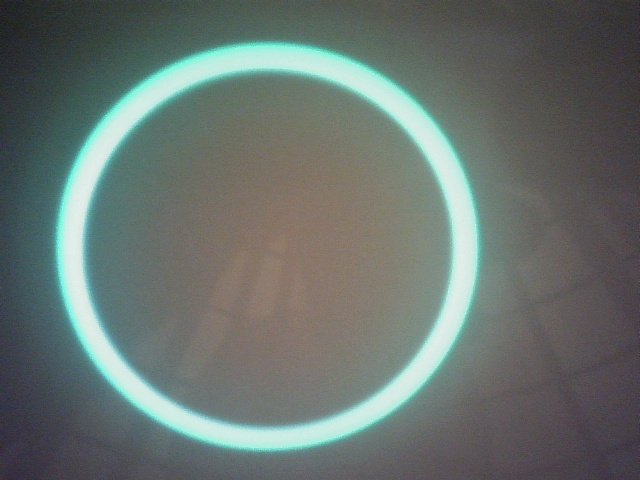
#> input picture pythonProject2/captured_image.jpg, 640 x 480 px
$ python -i can_bang_sang3.py   (imports and definitions only)
#> lines starting #> are read from the running program, lines starting #| are printed output that depends on the picture; after the words box and inside, x2 and y2 are one past the last pixel; in counts of white or black regions, pixels touching at a corner belong together
#> further down, picture is the input picture: shape (480, 640, 3); mean B, G, R 110, 114.3, 103.8
import cv2
import numpy as np


# [48 lines left out: functions circle_detection, calculator_color, not called in this run]


led_text = ""


def detect_and_draw_circles(image):
    global led_text
    gray = cv2.cvtColor(image, cv2.COLOR_BGR2GRAY)
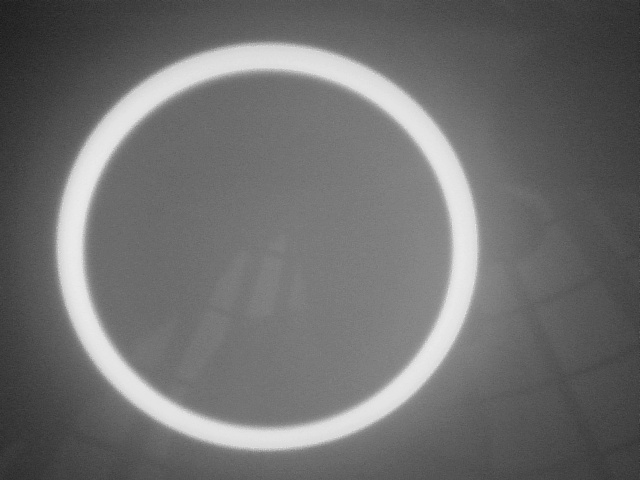
#> gray: shape (480, 640); min 27, max 237, mean 110.7
    gray_blur = cv2.GaussianBlur(gray, (5, 5), 0)
    circles = cv2.HoughCircles(gray_blur, cv2.HOUGH_GRADIENT, 1, 20, param1=50, param2=30, minRadius=0, maxRadius=0)
#> circles = 18 rows, first 8: [276.5, 246.5, 201.1], [254.5, 244.5, 198.2], [267.5, 228.5, 220.7], [263.5, 263.5, 221.7], [297.5, 238.5, 179], [243.5, 274.5, 216.7], [282.5, 274.5, 210.1], [244.5, 226.5, 213.4]

    if circles is not None:
        circles = np.round(circles[0, :]).astype(int)
#> circles = 18 rows, first 8: [276, 246, 201], [254, 244, 198], [268, 228, 221], [264, 264, 222], [298, 238, 179], [244, 274, 217], [282, 274, 210], [244, 226, 213]

        if len(circles) >= 4:
            points = circles[:4, :2]  # Lấy tọa độ 4 điểm đầu tiên
#> points = [[276, 246], [254, 244], [268, 228], [264, 264]]
            for i, (x, y, r) in enumerate(circles):
                # cv2.circle(image, (x, y), r, (0, 0, 255), 3)
                cv2.circle(image, (x, y), 2, (255, 0, 0), 3, cv2.LINE_AA)
#> this loop made 18 passes
#> (x, y, r) on passes 1 to 12: (276, 246, 201), (254, 244, 198), (268, 228, 221), (264, 264, 222), (298, 238, 179), (244, 274, 217), (282, 274, 210), (244, 226, 213), (286, 222, 214), (234, 244, 178), (298, 258, 176), (270, 208, 218)
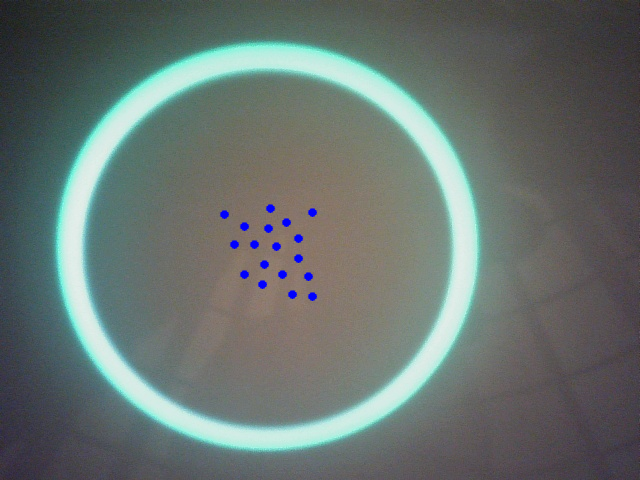
#> image: shape (480, 640, 3); 0.48% of pixels changed, all inside (x1, y1, x2, y2) = (219, 204, 318, 301)

            # [7 lines of commented-out code are left out]
            average_point = np.mean(points, axis=0).astype(int)
#> average_point = [265, 245]
            # cv2.circle(image, tuple(average_point), 5, (255, 0, 255), -1)

            # Thiết lập tọa độ Oxy dựa vào tâm
            relative_points = points - average_point
#> relative_points = [[11, 1], [-11, -1], [3, -17], [-1, 19]]

            # Hiển thị tọa độ của cả 4 chấm xanh dương và văn bản LED tương ứng
            for i, (x, y) in enumerate(relative_points):
                text = f"({x}, {y})"
                # cv2.putText(image, text, tuple(points[i]), cv2.FONT_HERSHEY_SIMPLEX, 0.5, (0, 0, 255), 2, cv2.LINE_AA)

                if x < 0 < y:
                    led_text = "1"
                elif x < 0 and y < 0:
                    led_text = "2"
                elif x > 0 and y > 0:
                    led_text = "3"
                elif x > 0 > y:
                    led_text = "4"

                cv2.putText(image, led_text, tuple(points[i]), cv2.FONT_HERSHEY_SIMPLEX, 1.0, (0, 165, 255), 2,
                            cv2.LINE_AA)

                # Cắt ảnh gốc từ tâm của từng tọa độ LED
                radius = circles[i][2]
                diameter = 2 * radius
                center = tuple(circles[i][:2])
                x1 = center[0] - radius - 5
                y1 = center[1] - radius - 5
                x2 = center[0] + radius + 5
                y2 = center[1] + radius + 5
                cropped_img = image[y1:y2, x1:x2]
                # In số lượng pixel vùng trắng của ảnh cắt
                white_pixels = np.sum(cropped_img == [255, 255, 255])
                print(f"Số lượng pixel vùng trắng của ảnh cắt {led_text}: {white_pixels}")

                if white_pixels < 1000:
                    print(f"Trạng thái LED {led_text}: OFF")
                    cv2.putText(image, "OFF", tuple(points[i]), cv2.FONT_HERSHEY_SIMPLEX, 1.0, (0, 165, 255), 2,
                                cv2.LINE_AA)
                elif white_pixels > 1000:
                    print(f"Trạng thái LED {led_text}: ON")
                    cv2.putText(image, "ON", tuple(points[i]), cv2.FONT_HERSHEY_SIMPLEX, 1.0, (0, 165, 255), 2,
                                cv2.LINE_AA)
                else:
                    print(f"Trạng thái LED {led_text}: Không xác định được")
#> this loop made 4 passes
#> (x, y, led_text, radius, diameter, center, x1, y1) on passes 1 to 4: (11, 1, '3', 201, 402, (276, 246), 70, 40), (-11, -1, '2', 198, 396, (254, 244), 51, 41), (3, -17, '4', 221, 442, (268, 228), 42, 2), (-1, 19, '1', 222, 444, (264, 264), 37, 37)
#| Số lượng pixel vùng trắng của ảnh cắt 3: 740
#| Trạng thái LED 3: OFF
#| Số lượng pixel vùng trắng của ảnh cắt 2: 1176
#| Trạng thái LED 2: ON
#| Số lượng pixel vùng trắng của ảnh cắt 4: 1437
#| Trạng thái LED 4: ON
#| Số lượng pixel vùng trắng của ảnh cắt 1: 1726
#| Trạng thái LED 1: ON
#> pass 1, in detect_and_draw_circles, `cropped_img = image[y1:y2, x1:x2]`:
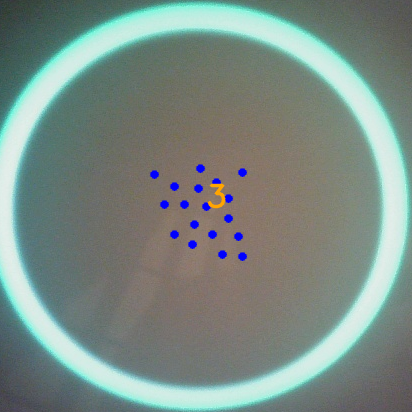
#> cropped_img: shape (412, 412, 3); mean B, G, R 132.5, 139.3, 123.5
#> pass 2, in detect_and_draw_circles, `cropped_img = image[y1:y2, x1:x2]`:
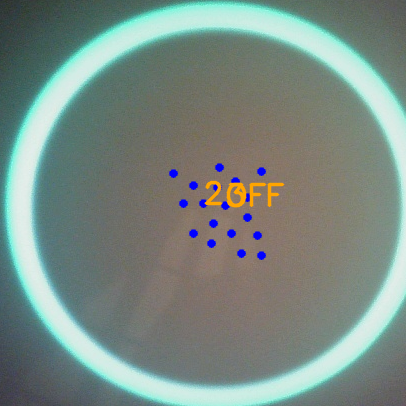
#> cropped_img: shape (406, 406, 3); mean B, G, R 131.1, 138.4, 122.2
#> pass 3, in detect_and_draw_circles, `cropped_img = image[y1:y2, x1:x2]`:
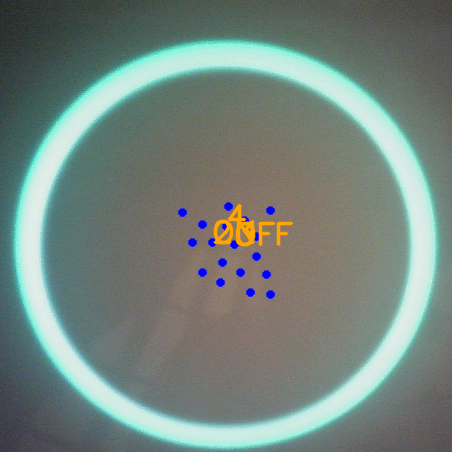
#> cropped_img: shape (452, 452, 3); mean B, G, R 125.2, 132.3, 116.6
#> after the loop:
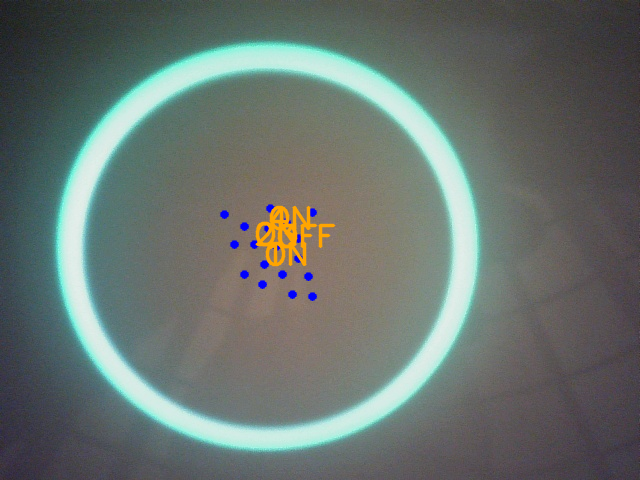
#> image: shape (480, 640, 3); 0.79% of pixels changed, all inside (x1, y1, x2, y2) = (255, 205, 336, 267)

                # cv2.imshow(f"Cropped LED {led_text}", cropped_img)

    return image


# [27 lines left out: function main, not called in this run]


# [2 lines not run here, left out]

>>> import cv2
>>> picture = cv2.imread('captured_image.jpg')
>>> result = detect_and_draw_circles(picture)

$ run again, on pythonProject2/LED_OFF.jpg
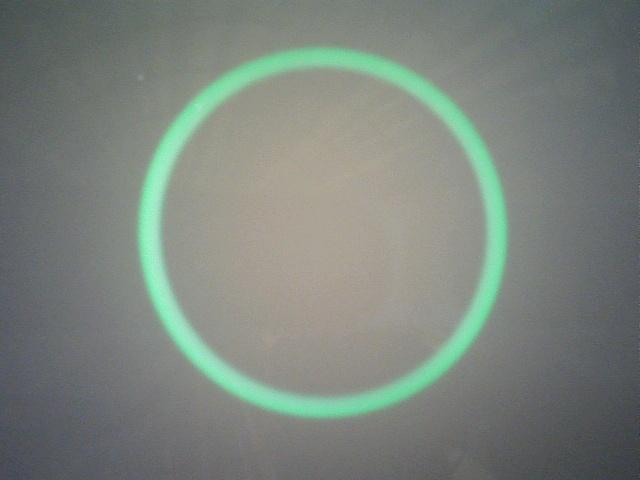
#> input picture pythonProject2/LED_OFF.jpg, 640 x 480 px
#> picture is the input picture: shape (480, 640, 3); mean B, G, R 124.7, 131.6, 123.5
#> in detect_and_draw_circles, `circles = cv2.HoughCircles(gray_blur, cv2.HOUGH_GRADIENT, 1, 20, param..`: circles = 13 rows, first 8: [322.5, 231.5, 183.7], [342.5, 217.5, 187.1], [334.5, 249.5, 164.8], [307.5, 249.5, 161.2], [305.5, 217.5, 163.1], [355.5, 251.5, 202.6], [362.5, 231.5, 203.1], [275.5, 237.5, 210.3]
#> in detect_and_draw_circles, `circles = np.round(circles[0, :]).astype(int)`: circles = 13 rows, first 8: [322, 232, 184], [342, 218, 187], [334, 250, 165], [308, 250, 161], [306, 218, 163], [356, 252, 203], [362, 232, 203], [276, 238, 210]
#> points = [[322, 232], [342, 218], [334, 250], [308, 250]]
#> the loop in detect_and_draw_circles, `for i, (x, y, r) in enumerate(circles):` made 13 passes
#> after the loop in detect_and_draw_circles, `for i, (x, y, r) in enumerate(circles):`:
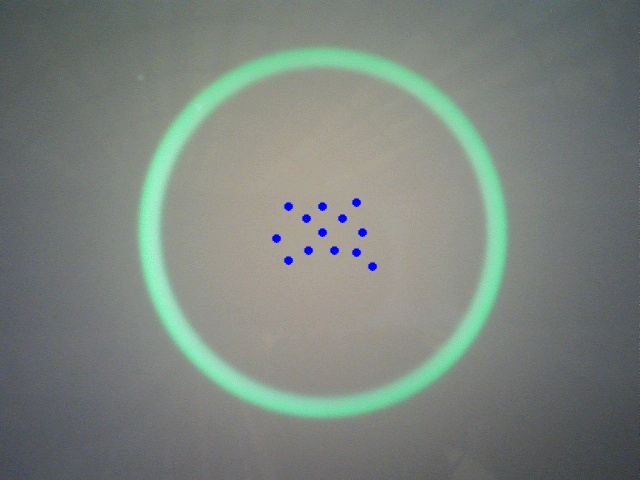
#> image: shape (480, 640, 3); 0.35% of pixels changed, all inside (x1, y1, x2, y2) = (271, 198, 378, 271)
#> average_point = [326, 237]
#> relative_points = [[-4, -5], [16, -19], [8, 13], [-18, 13]]
#> the loop in detect_and_draw_circles, `for i, (x, y) in enumerate(relative_points):` made 4 passes
#> (x, y, led_text, radius, diameter, center, x1, y1) on passes 1 to 4: (-4, -5, '2', 184, 368, (322, 232), 133, 43), (16, -19, '4', 187, 374, (342, 218), 150, 26), (8, 13, '3', 165, 330, (334, 250), 164, 80), (-18, 13, '1', 161, 322, (308, 250), 142, 84)
#> (printed output is left out)
#> after the loop in detect_and_draw_circles, `for i, (x, y) in enumerate(relative_points):`:
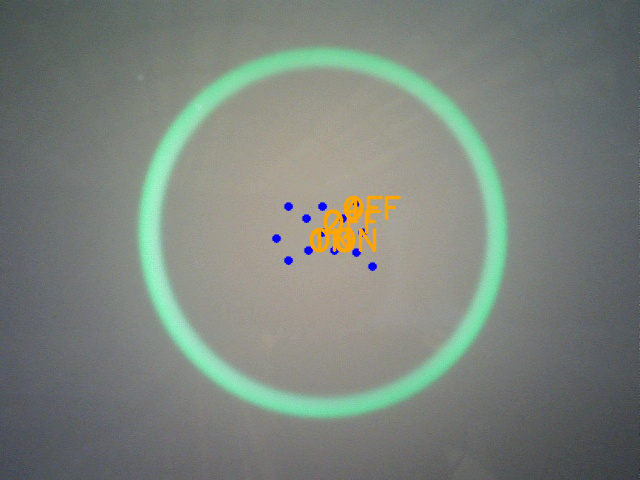
#> image: shape (480, 640, 3); 0.85% of pixels changed, all inside (x1, y1, x2, y2) = (309, 195, 402, 253)

$ run again, on pythonProject2/LED_ON.jpg
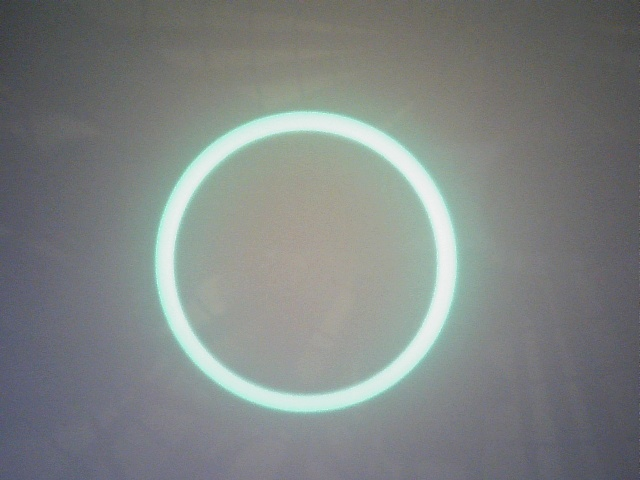
#> input picture pythonProject2/LED_ON.jpg, 640 x 480 px
#> picture is the input picture: shape (480, 640, 3); mean B, G, R 130.4, 131.6, 126.5
#> in detect_and_draw_circles, `circles = cv2.HoughCircles(gray_blur, cv2.HOUGH_GRADIENT, 1, 20, param..`: circles = [[305.5, 263.5, 131.5], [289.5, 248.5, 131.2], [320.5, 247.5, 130.5], [290.5, 283.5, 156.7], [327.5, 271.5, 127.6], [320.5, 227.5, 114.1], [341.5, 233.5, 105.9], [277.5, 231.5, 110.5], [323.5, 291.5, 98.2]]
#> in detect_and_draw_circles, `circles = np.round(circles[0, :]).astype(int)`: circles = [[306, 264, 132], [290, 248, 131], [320, 248, 130], [290, 284, 157], [328, 272, 128], [320, 228, 114], [342, 234, 106], [278, 232, 110], [324, 292, 98]]
#> points = [[306, 264], [290, 248], [320, 248], [290, 284]]
#> the loop in detect_and_draw_circles, `for i, (x, y, r) in enumerate(circles):` made 9 passes
#> after the loop in detect_and_draw_circles, `for i, (x, y, r) in enumerate(circles):`:
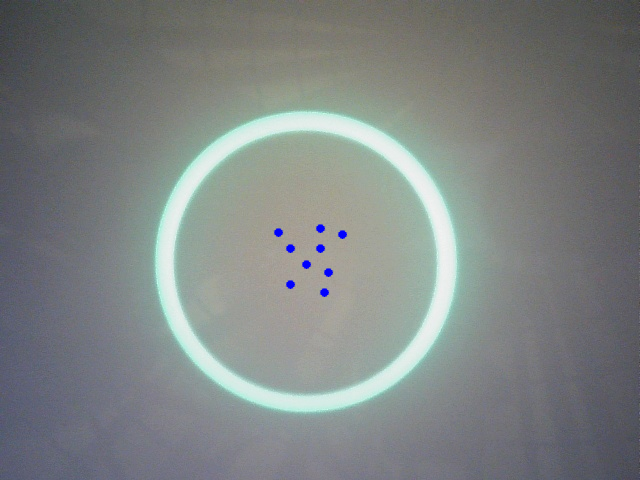
#> image: shape (480, 640, 3); 0.24% of pixels changed, all inside (x1, y1, x2, y2) = (273, 224, 348, 297)
#> average_point = [301, 261]
#> relative_points = [[5, 3], [-11, -13], [19, -13], [-11, 23]]
#> the loop in detect_and_draw_circles, `for i, (x, y) in enumerate(relative_points):` made 4 passes
#> (x, y, led_text, radius, diameter, center, x1, y1) on passes 1 to 4: (5, 3, '3', 132, 264, (306, 264), 169, 127), (-11, -13, '2', 131, 262, (290, 248), 154, 112), (19, -13, '4', 130, 260, (320, 248), 185, 113), (-11, 23, '1', 157, 314, (290, 284), 128, 122)
#> (printed output is left out)
#> after the loop in detect_and_draw_circles, `for i, (x, y) in enumerate(relative_points):`:
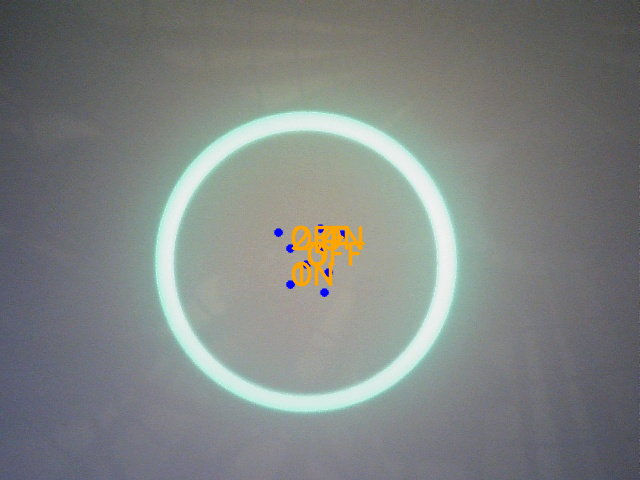
#> image: shape (480, 640, 3); 0.85% of pixels changed, all inside (x1, y1, x2, y2) = (291, 225, 366, 287)
